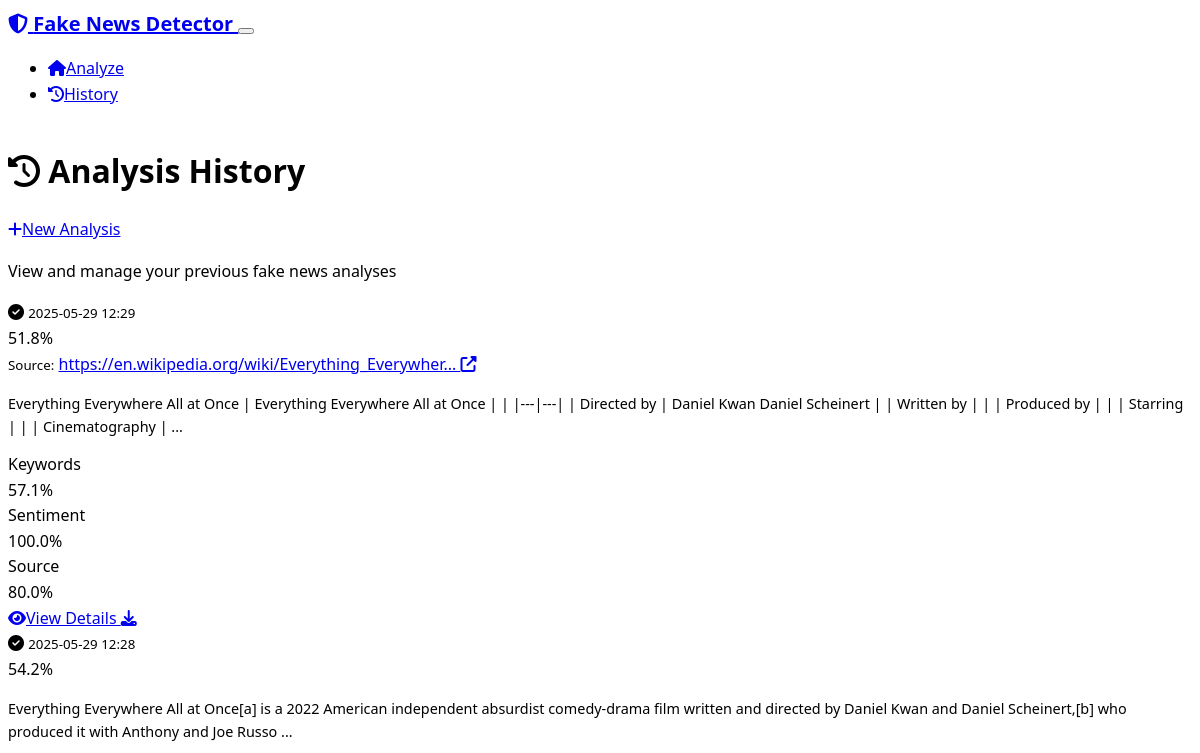
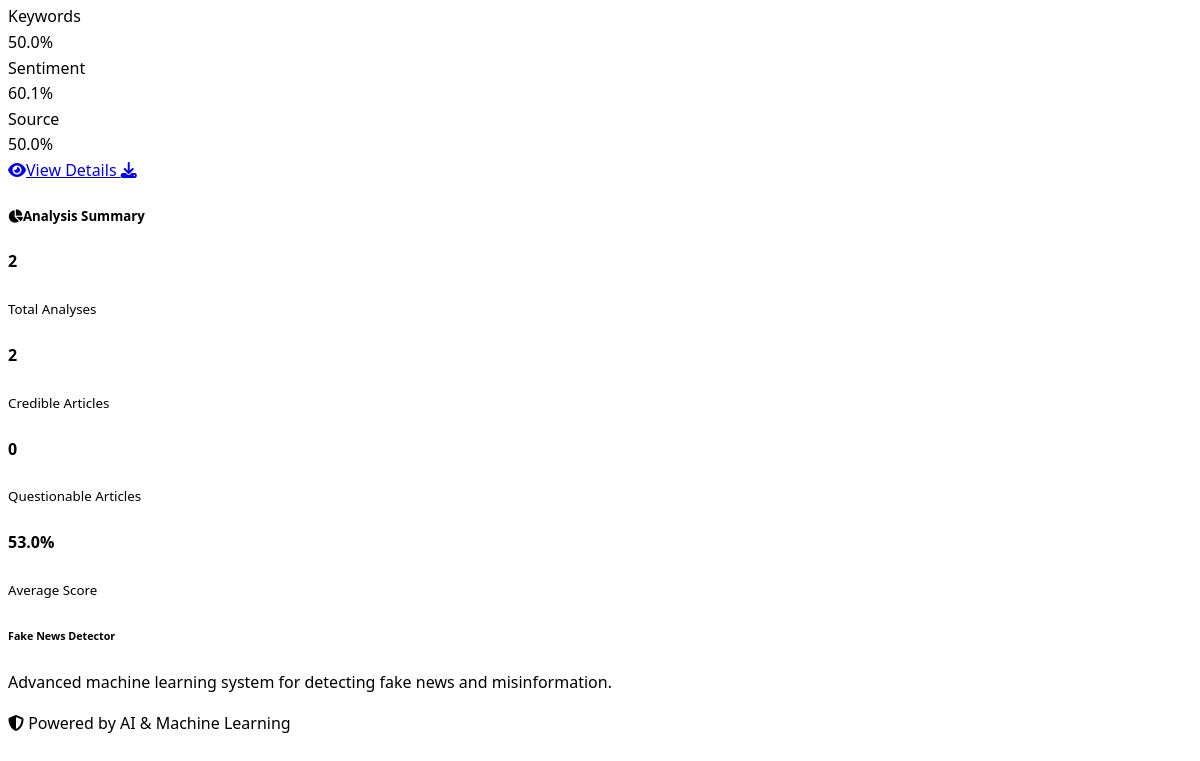
Before: /history with the older database file (2 pictures, top to bottom).
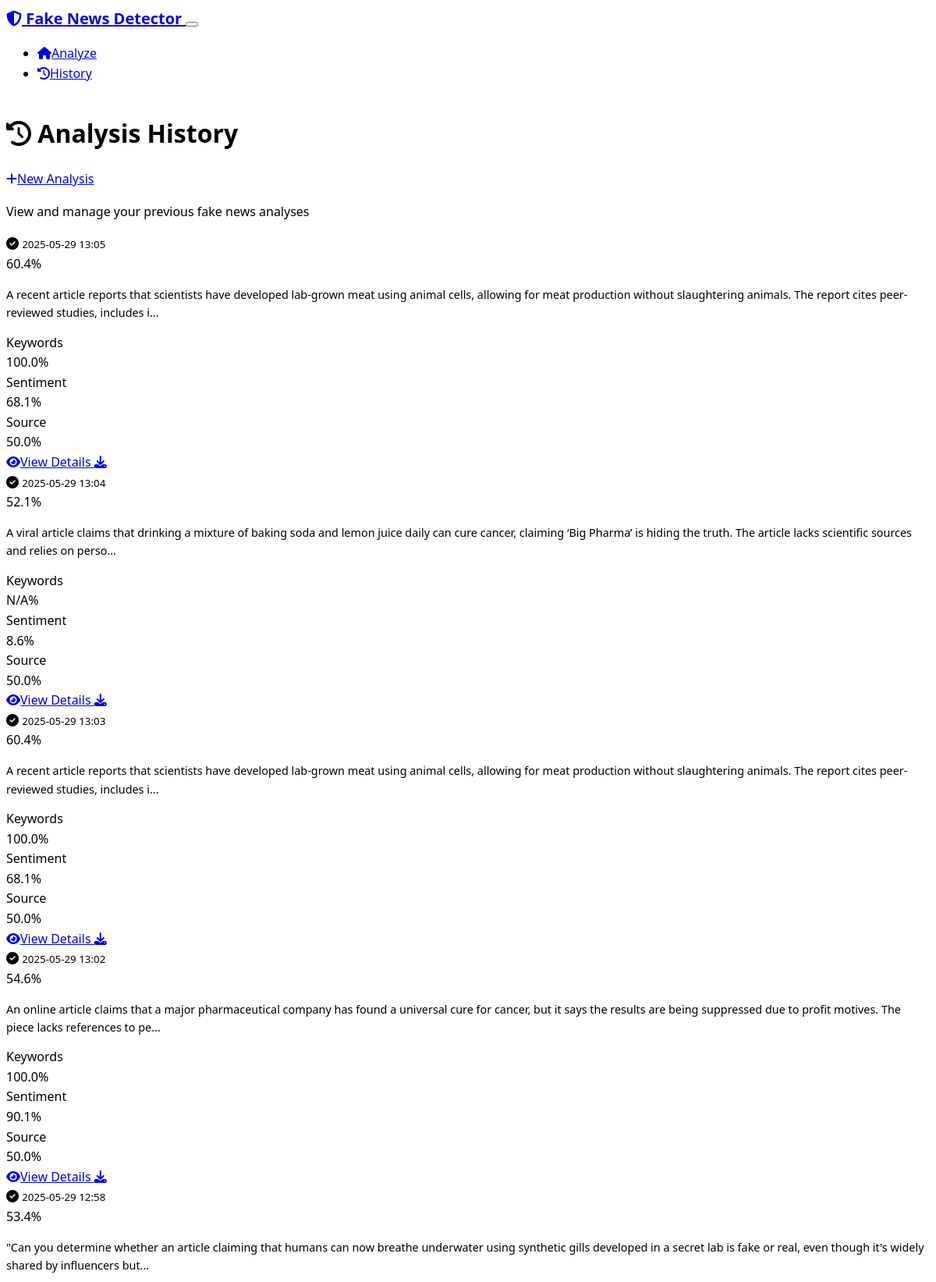
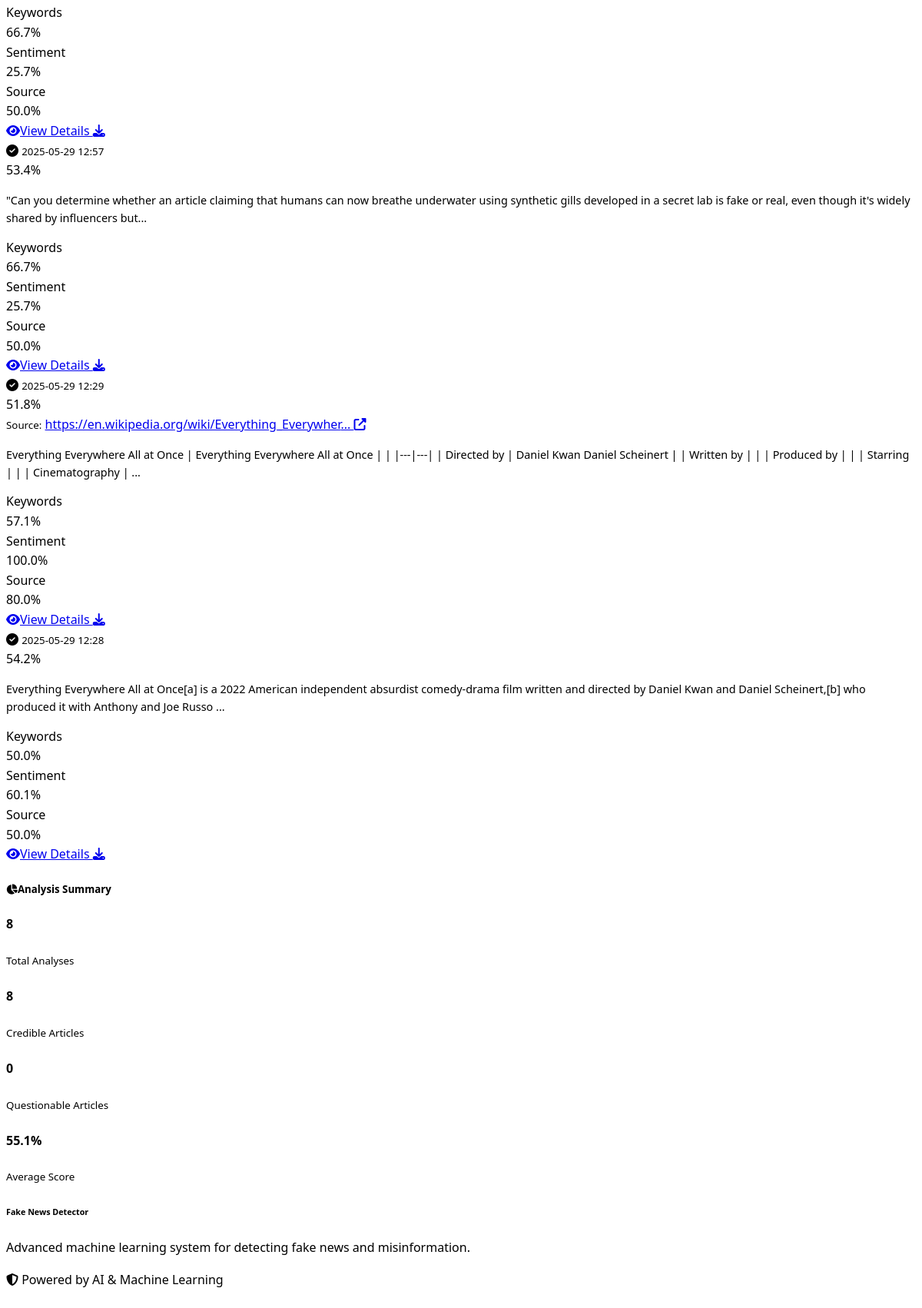
After: the same page with the newer database file (2 pictures, top to bottom).
### models.py (models this page shows, shortened)
class Analysis(db.Model):
    id = db.Column(Integer, primary_key=True)
    content = db.Column(Text, nullable=False)
    url = db.Column(String(500))
    credibility_score = db.Column(Float, nullable=False)
    is_fake = db.Column(db.Boolean, nullable=False)
    keyword_score = db.Column(Float)
    sentiment_score = db.Column(Float)
    source_score = db.Column(Float)
    analysis_details = db.Column(Text)
    created_at = db.Column(DateTime, default=datetime.utcnow)

### routes.py (the view)
@app.route('/history')
def history():
    try:
        page = request.args.get('page', 1, type=int)
        analyses = Analysis.query.order_by(Analysis.created_at.desc()).paginate(
            page=page, per_page=10, error_out=False
        )
        return render_template('history.html', analyses=analyses)
    except Exception as e:
        logging.error(f"History route error: {str(e)}")
        flash('Error loading analysis history.', 'error')
        return redirect(url_for('index'))

### templates/history.html (shortened to what this page needs)
{% extends "base.html" %}
{% block content %}
<div class="container py-5">
    <div class="row mb-4">
        <div class="col-12">
            <div class="d-flex justify-content-between align-items-center">
                <h1 class="text-light">
                    <i class="fas fa-history text-primary me-2"></i>
                    Analysis History
                </h1>
                <a href="{{ url_for('index') }}" class="btn btn-primary">
                    <i class="fas fa-plus me-1"></i>New Analysis
                </a>
            </div>
            <p class="text-muted">View and manage your previous fake news analyses</p>
        </div>
    </div>
    {% if analyses.items %}
        <div class="row">
            {% for analysis in analyses.items %}
                <div class="col-lg-6 mb-4">
                    <div class="card bg-dark border-secondary h-100">
                        <div class="card-header d-flex justify-content-between align-items-center">
                            <div class="d-flex align-items-center">
                                <i class="fas fa-{{ 'check-circle text-success' if analysis.credibility_score > 0.5 else 'times-circle text-danger' }} me-2"></i>
                                <small class="text-muted">{{ analysis.created_at.strftime('%Y-%m-%d %H:%M') }}</small>
                            </div>
                            <span class="badge bg-{{ 'success' if analysis.credibility_score > 0.5 else 'danger' }} fs-6">
                                {{ (analysis.credibility_score * 100)|round(1) }}%
                            </span>
                        </div>
                        <div class="card-body">
                            <div class="mb-3">
                                {% if analysis.url %}
                                    <div class="mb-2">
                                        <small class="text-muted">Source:</small>
                                        <a href="{{ analysis.url }}" target="_blank" class="text-primary small ms-1">
                                            {{ analysis.url[:50] }}{% if analysis.url|length > 50 %}...{% endif %}
                                            <i class="fas fa-external-link-alt ms-1"></i>
                                        </a>
                                    </div>
                                {% endif %}
                                <p class="text-light mb-0" style="font-size: 0.9rem;">
                                    {{ analysis.content[:200] }}{% if analysis.content|length > 200 %}...{% endif %}
                                </p>
                            </div>
                            <div class="row text-center mb-3">
                                <div class="col-4">
                                    <div class="border-end border-secondary">
                                        <div class="text-muted small">Keywords</div>
                                        <div class="fw-bold text-{{ 'success' if analysis.keyword_score and analysis.keyword_score > 0.5 else 'danger' }}">
                                            {{ (analysis.keyword_score * 100)|round(1) if analysis.keyword_score else 'N/A' }}%
                                        </div>
                                    </div>
                                </div>
                                <div class="col-4">
                                    <div class="border-end border-secondary">
                                        <div class="text-muted small">Sentiment</div>
                                        <div class="fw-bold text-{{ 'success' if analysis.sentiment_score and analysis.sentiment_score > 0.5 else 'danger' }}">
                                            {{ (analysis.sentiment_score * 100)|round(1) if analysis.sentiment_score else 'N/A' }}%
                                        </div>
                                    </div>
                                </div>
                                <div class="col-4">
                                    <div class="text-muted small">Source</div>
                                    <div class="fw-bold text-{{ 'success' if analysis.source_score and analysis.source_score > 0.5 else 'danger' }}">
                                        {{ (analysis.source_score * 100)|round(1) if analysis.source_score else 'N/A' }}%
                                    </div>
                                </div>
                            </div>
                            <div class="d-flex gap-2">
                                <a href="{{ url_for('view_analysis', analysis_id=analysis.id) }}"
                                   class="btn btn-outline-primary btn-sm flex-fill">
                                    <i class="fas fa-eye me-1"></i>View Details
                                </a>
                                <a href="{{ url_for('export_analysis', analysis_id=analysis.id) }}"
                                   class="btn btn-outline-secondary btn-sm">
                                    <i class="fas fa-download"></i>
                                </a>
                            </div>
                        </div>
                    </div>
                </div>
            {% endfor %}
        </div>
    {% endif %}
    {% if analyses.items %}
        <div class="row mt-5">
            <div class="col-12">
                <div class="card bg-dark border-secondary">
                    <div class="card-header">
                        <h5 class="card-title mb-0">
                            <i class="fas fa-chart-pie me-2"></i>Analysis Summary
                        </h5>
                    </div>
                    <div class="card-body">
                        <div class="row text-center">
                            <div class="col-md-3 mb-3">
                                <div class="border-end border-secondary">
                                    <h4 class="text-primary mb-1">{{ analyses.total }}</h4>
                                    <small class="text-muted">Total Analyses</small>
                                </div>
                            </div>
                            <div class="col-md-3 mb-3">
                                <div class="border-end border-secondary">
                                    <h4 class="text-success mb-1">
                                        {{ analyses.items | selectattr('credibility_score', 'gt', 0.5) | list | length }}
                                    </h4>
                                    <small class="text-muted">Credible Articles</small>
                                </div>
                            </div>
                            <div class="col-md-3 mb-3">
                                <div class="border-end border-secondary">
                                    <h4 class="text-danger mb-1">
                                        {{ analyses.items | selectattr('credibility_score', 'le', 0.5) | list | length }}
                                    </h4>
                                    <small class="text-muted">Questionable Articles</small>
                                </div>
                            </div>
                            <div class="col-md-3 mb-3">
                                <h4 class="text-info mb-1">
                                    {{ ((analyses.items | map(attribute='credibility_score') | sum) / analyses.items | length * 100) | round(1) }}%
                                </h4>
                                <small class="text-muted">Average Score</small>
                            </div>
                        </div>
                    </div>
                </div>
            </div>
        </div>
    {% endif %}
</div>
{% endblock %}

### templates/base.html (shortened to what this page needs)
<!DOCTYPE html>
<html lang="en" data-bs-theme="dark">
<head>
    <link href="https://cdn.replit.com/agent/bootstrap-agent-dark-theme.min.css" rel="stylesheet">
    <link rel="stylesheet" href="https://cdnjs.cloudflare.com/ajax/libs/font-awesome/6.4.0/css/all.min.css">
    <link rel="stylesheet" href="{{ url_for('static', filename='css/style.css') }}">
</head>
<body>
    <nav class="navbar navbar-expand-lg navbar-dark bg-dark border-bottom">
        <div class="container">
            <a class="navbar-brand" href="{{ url_for('index') }}">
                <i class="fas fa-shield-alt text-primary me-2"></i>
                Fake News Detector
            </a>
            <button class="navbar-toggler" type="button" data-bs-toggle="collapse" data-bs-target="#navbarNav">
            </button>
            <div class="collapse navbar-collapse" id="navbarNav">
                <ul class="navbar-nav ms-auto">
                    <li class="nav-item">
                        <a class="nav-link" href="{{ url_for('index') }}">
                            <i class="fas fa-home me-1"></i>Analyze
                        </a>
                    </li>
                    <li class="nav-item">
                        <a class="nav-link" href="{{ url_for('history') }}">
                            <i class="fas fa-history me-1"></i>History
                        </a>
                    </li>
                </ul>
            </div>
        </div>
    </nav>
    <main class="flex-grow-1">
        {% block content %}{% endblock %}
    </main>
    <footer class="bg-dark border-top mt-5 py-4">
        <div class="container">
            <div class="row">
                <div class="col-md-6">
                    <h6 class="text-light">Fake News Detector</h6>
                    <p class="text-muted small">
                        Advanced machine learning system for detecting fake news and misinformation.
                    </p>
                </div>
                <div class="col-md-6 text-md-end">
                    <p class="text-muted small mb-0">
                        <i class="fas fa-shield-alt text-primary me-1"></i>
                        Powered by AI & Machine Learning
                    </p>
                </div>
            </div>
        </div>
    </footer>
</body>
</html>

### static/css/style.css (style rules this page uses)
:root { --background: 210 11% 98%; --foreground: 222 15% 6%; --primary: 221 83% 53%; --success: 142 71% 45%; --danger: 0 84% 60%; --warning: 43 96% 56%; --info: 199 89% 48%; --secondary: 210 40% 98%; --muted: 215 28% 17%; }
body { font-family: 'Segoe UI', Tahoma, Geneva, Verdana, sans-serif; line-height: 1.6; min-height: 100vh; display: flex; flex-direction: column; }
main { flex: 1; }
.navbar-brand { font-weight: 600; font-size: 1.25rem; }
.card { transition: transform 0.2s ease-in-out, box-shadow 0.2s ease-in-out; }
.btn { border-radius: 8px; font-weight: 500; transition: all 0.2s ease; }
.badge { font-weight: 500; border-radius: 6px; }

Changed rows visible on the page:
added Analysis: created_at "2025-05-29 13:05", (analysis.credibility_score*100)|round(1) "60.4", content "A recent article reports that scientists have developed lab-grown meat using animal cells, allowing for meat production without slaughtering animals. The report cites peer-reviewed studies, includes i", keyword_score "100.0", sentiment_score "68.1", source_score "50.0"
added Analysis: created_at "2025-05-29 13:04", (analysis.credibility_score*100)|round(1) "52.1", content "A viral article claims that drinking a mixture of baking soda and lemon juice daily can cure cancer, claiming ‘Big Pharma’ is hiding the truth. The article lacks scientific sources and relies on perso", keyword_score "N/A", sentiment_score "8.6", source_score "50.0"
added Analysis: created_at "2025-05-29 13:03", (analysis.credibility_score*100)|round(1) "60.4", content "A recent article reports that scientists have developed lab-grown meat using animal cells, allowing for meat production without slaughtering animals. The report cites peer-reviewed studies, includes i", keyword_score "100.0", sentiment_score "68.1", source_score "50.0"
added Analysis: created_at "2025-05-29 13:02", (analysis.credibility_score*100)|round(1) "54.6", content "An online article claims that a major pharmaceutical company has found a universal cure for cancer, but it says the results are being suppressed due to profit motives. The piece lacks references to pe", keyword_score "100.0", sentiment_score "90.1", source_score "50.0"
added Analysis: created_at "2025-05-29 12:58", (analysis.credibility_score*100)|round(1) "53.4", content "\"Can you determine whether an article claiming that humans can now breathe underwater using synthetic gills developed in a secret lab is fake or real, even though it's widely shared by influencers but", keyword_score "66.7", sentiment_score "25.7", source_score "50.0"
added Analysis: created_at "2025-05-29 12:57", (analysis.credibility_score*100)|round(1) "53.4", content "\"Can you determine whether an article claiming that humans can now breathe underwater using synthetic gills developed in a secret lab is fake or real, even though it's widely shared by influencers but", keyword_score "66.7", sentiment_score "25.7", source_score "50.0"
Other visible differences:
{{ analyses.total }}: "2" → "8"
text no longer shown: "2 53.0"
text now shown: "8 55.1"
